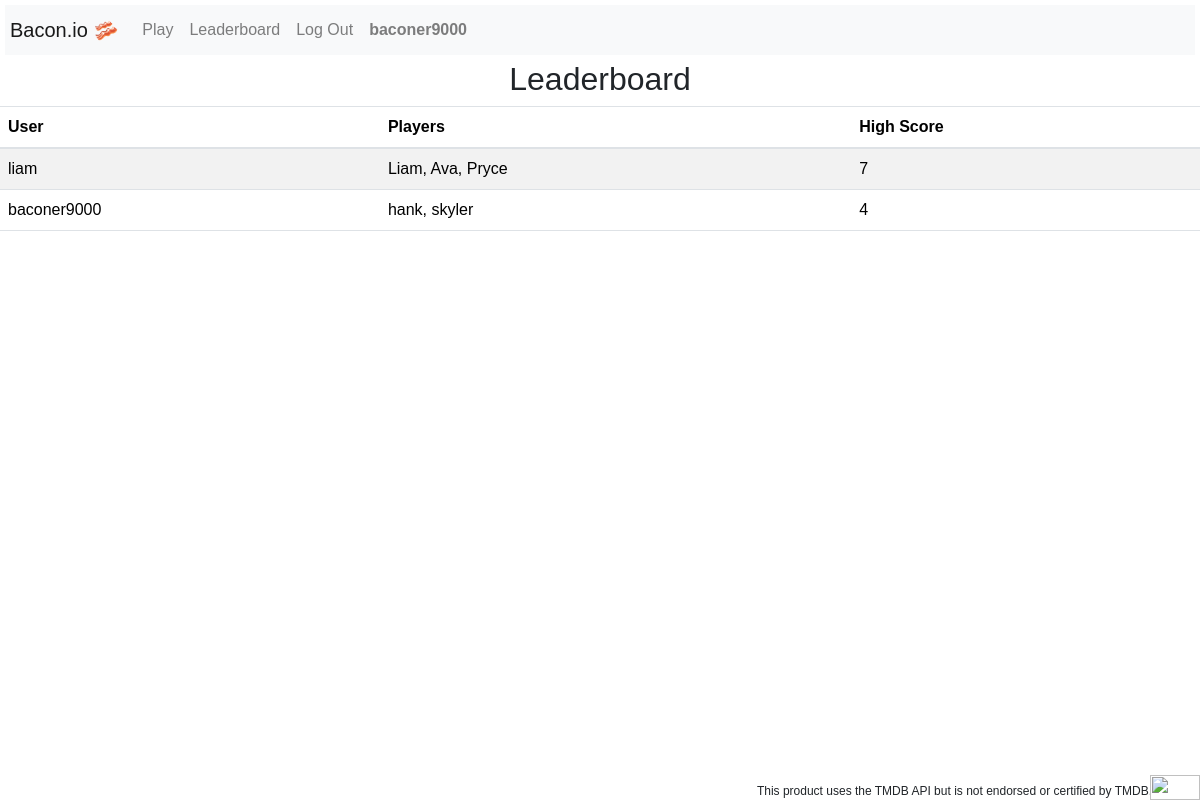
The page /leaderboard (signed in) on the database its author committed.
### bacon/models.py (models this page shows, shortened)
class User(AbstractUser):
    pass

class Score(models.Model):
    user = models.ForeignKey(User, on_delete=models.CASCADE)
    score = models.IntegerField()
    players = models.TextField()

### bacon/views.py (the view)
# urls.py: path("leaderboard", views.leaderboard, name="leaderboard")
def leaderboard(request):
    return render(request, "bacon/leaderboard.html", {
        'scores': Score.objects.all()
    })

### bacon/templates/bacon/leaderboard.html
{% extends "bacon/layout.html" %}
{% load static %}
{% block body %}
<h2 id="leaderboard">Leaderboard</h2>
<table class="table table-striped">
    <thead>
      <tr>
        <th scope="col">User</th>
        <th scope="col">Players</th>
        <th scope="col">High Score</th>
      </tr>
    </thead>
    <tbody>
      {% for score in scores %}
        <tr>
            <td>{{score.user}}</td>
            <td>{{score.players}}</td>
            <td>{{score.score}}</td>
        </tr>
      {% endfor %}
    </tbody>
  </table>
{% endblock %}

### bacon/templates/bacon/layout.html (shortened to what this page needs)
{% load static %}
<!DOCTYPE html>
<html lang="en">
    <head>
        <link rel="stylesheet" href="https://stackpath.bootstrapcdn.com/bootstrap/4.4.1/css/bootstrap.min.css">
        <link href="https://cdn.jsdelivr.net/npm/bootstrap@5.3.3/dist/css/bootstrap.min.css" rel="stylesheet">
        <link href="{% static 'bacon/styles.css' %}" rel="stylesheet">
    </head>
    <body style="font-family: Verdana, Geneva, Tahoma, sans-serif;">
        <nav style="padding: 5px; margin: 5px;" class="navbar navbar-expand-lg navbar-light bg-light">
            <a class="navbar-brand" href="{% url 'index' %}">Bacon.io &#129363</a>
            <div>
              <ul class="navbar-nav mr-auto">
                {% if user.is_authenticated %}
                    <li class="nav-item">
                        <a class="nav-link" href="{% url 'menu' %}">Play</a>
                    </li>
                {% endif %}
                <li class="nav-item">
                    <a class="nav-link" href="{% url 'leaderboard' %}">Leaderboard</a>
                </li>
                {% if user.is_authenticated %}
                    <li class="nav-item">
                        <a class="nav-link" href="{% url 'logout' %}">Log Out</a>
                    </li>
                    <li class="nav-item">
                        <a class="nav-link"><strong>{{ user.username }}</strong></a>
                    </li>
                {% endif %}
              </ul>
            </div>
          </nav>
        <div class="body">
            {% block body %}
            {% endblock %}
        </div>
        <div>
            <footer id="footer">This product uses the TMDB API but is not endorsed or certified by TMDB.</footer>
            <img id="footer-logo" src="https://www.themoviedb.org/assets/2/v4/logos/v2/blue_square_1-5bdc75aaebeb75dc7ae79426ddd9be3b2be1e342510f8202baf6bffa71d7f5c4.svg"></img>
        </div>
    </body>
</html>

### bacon/static/bacon/styles.css (style rules this page uses)
#leaderboard { text-align: center; }
#footer { position: absolute; bottom: 0; right: 4%; z-index: 10; font-size: 12px; }
#footer-logo { width: 50px; height: 25px; position: absolute; bottom: 0; right: 0; z-index: 10; }

### rows shown on the page
User: username "baconer9000"
Score: user "liam", players "Liam, Ava, Pryce", score "7"
Score: user "baconer9000", players "hank, skyler", score "4"
